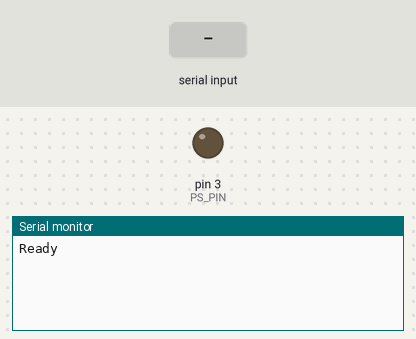
A sketch run on a simulated Arduino Uno, built with avr-gcc and run on an emulated ATmega328P. Parts: output pins drawn as LEDs (lit = HIGH), the last lines printed to the serial monitor. The test bench sets the inputs (shaded band).

Above: at 1.2 s.
1.3 s: "1" received over Serial
At 2.5 s:
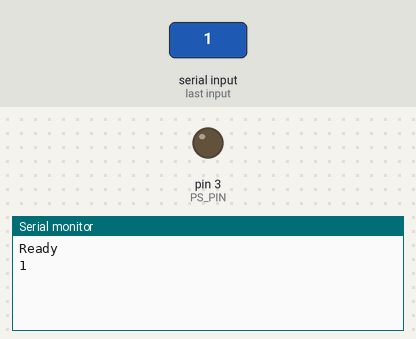
2.8 s: "0" received over Serial
At 3.7 s:
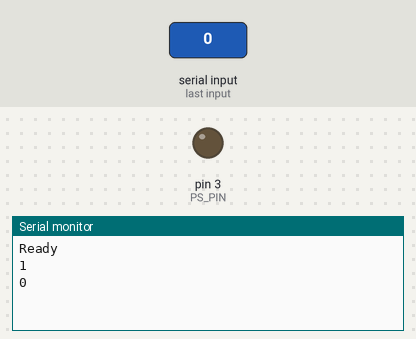
4.3 s: "2" received over Serial
At 4.8 s:
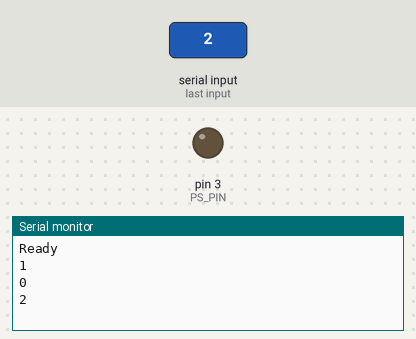

The sketch:

sketch_oct14a.ino
```cpp
int PS_PIN = 3; // for turning on 2nd psu when arduino gets turned on

void setup() {
  // put your setup code here, to run once:
  Serial.begin(9600); // set the baud rate
  Serial.println("Ready"); // print "Ready" once
}

void loop() {
    pinMode(PS_PIN, INPUT); // set Power supply pin to output to turn on, input to turn off. Auto turn on
    char inByte = ' ';
    if(Serial.available()){ // only send data back if data has been sent
      char inByte = Serial.read(); // read the incoming data
      Serial.println(inByte); // send the data back in a new line so that it is not all one long line
      if(inByte == 49) { // ASCII printable characters: 49 means number 1
        pinMode(PS_PIN, OUTPUT); // set Power supply pin to output to turn on
      }
      else if(inByte == 48) { // ASCII printable characters: 48 means number 0
        pinMode(PS_PIN, INPUT); // set Power supply pin to output to turn on
      }
      delay(1000); // delay for 1/10 of a second
    }
}
```

Measured:
- after the input at 1.3 s, the serial monitor: prints a new line at once (image 1)
- after the input at 2.8 s, the serial monitor: prints a new line at once (image 2)
- after the input at 4.3 s, the serial monitor: prints a new line at once (image 3)
